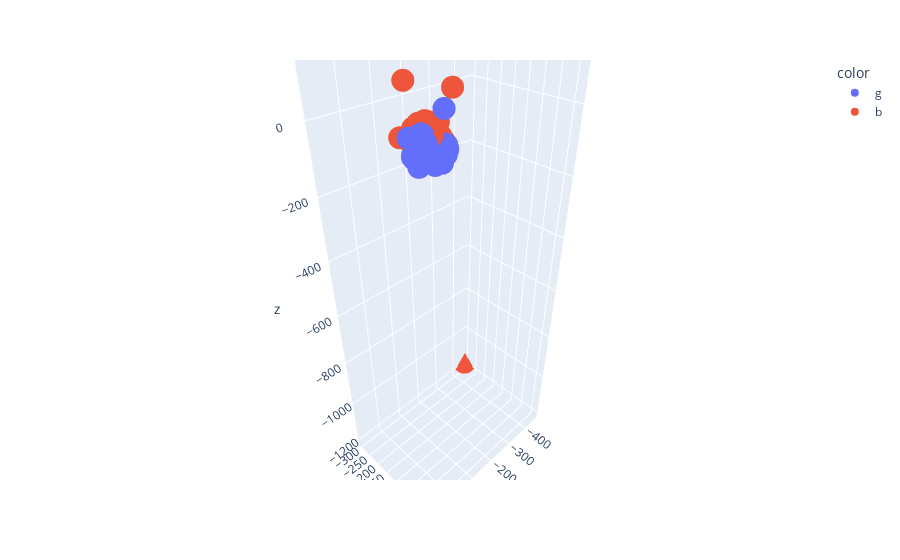

Write notebook code for a chart like this one.
### Code cell
# plot using tsne 
X_embedded  = TSNE(n_components=3, perplexity=10,random_state=24).fit_transform( X )
colors = np.array([x for x in 'bgrcmykbgrcmykbgrcmykbgrcmyk'])
fig = px.scatter_3d(x=X_embedded [:,0],y=X_embedded [:,1],z=X_embedded [:,2],color=colors[Spectral_clustering.labels_])
fig.show()

### Figure 1 — Plotly figure (JSON) as saved in the notebook; plotly's stock layout.template omitted (floating-point values rounded to 4 significant figures; data arrays with more than 128 entries replaced by an {"elided": "..."} marker saying what was removed)
{"data": [{"hovertemplate": "color=g<br>x=%{x}<br>y=%{y}<br>z=%{z}<extra></extra>", "legendgroup": "g", "marker": {"color": "#636efa", "symbol": "circle"}, "mode": "markers", "name": "g", "scene": "scene", "showlegend": true, "type": "scatter3d", "x": {"elided": "204 float values"}, "y": {"elided": "204 float values"}, "z": {"elided": "204 float values"}}, {"hovertemplate": "color=b<br>x=%{x}<br>y=%{y}<br>z=%{z}<extra></extra>", "legendgroup": "b", "marker": {"color": "#EF553B", "symbol": "circle"}, "mode": "markers", "name": "b", "scene": "scene", "showlegend": true, "type": "scatter3d", "x": {"elided": "199 float values"}, "y": {"elided": "199 float values"}, "z": {"elided": "199 float values"}}], "layout": {"legend": {"title": {"text": "color"}, "tracegroupgap": 0}, "margin": {"t": 60}, "scene": {"domain": {"x": [0, 1], "y": [0, 1]}, "xaxis": {"title": {"text": "x"}}, "yaxis": {"title": {"text": "y"}}, "zaxis": {"title": {"text": "z"}}}}}
